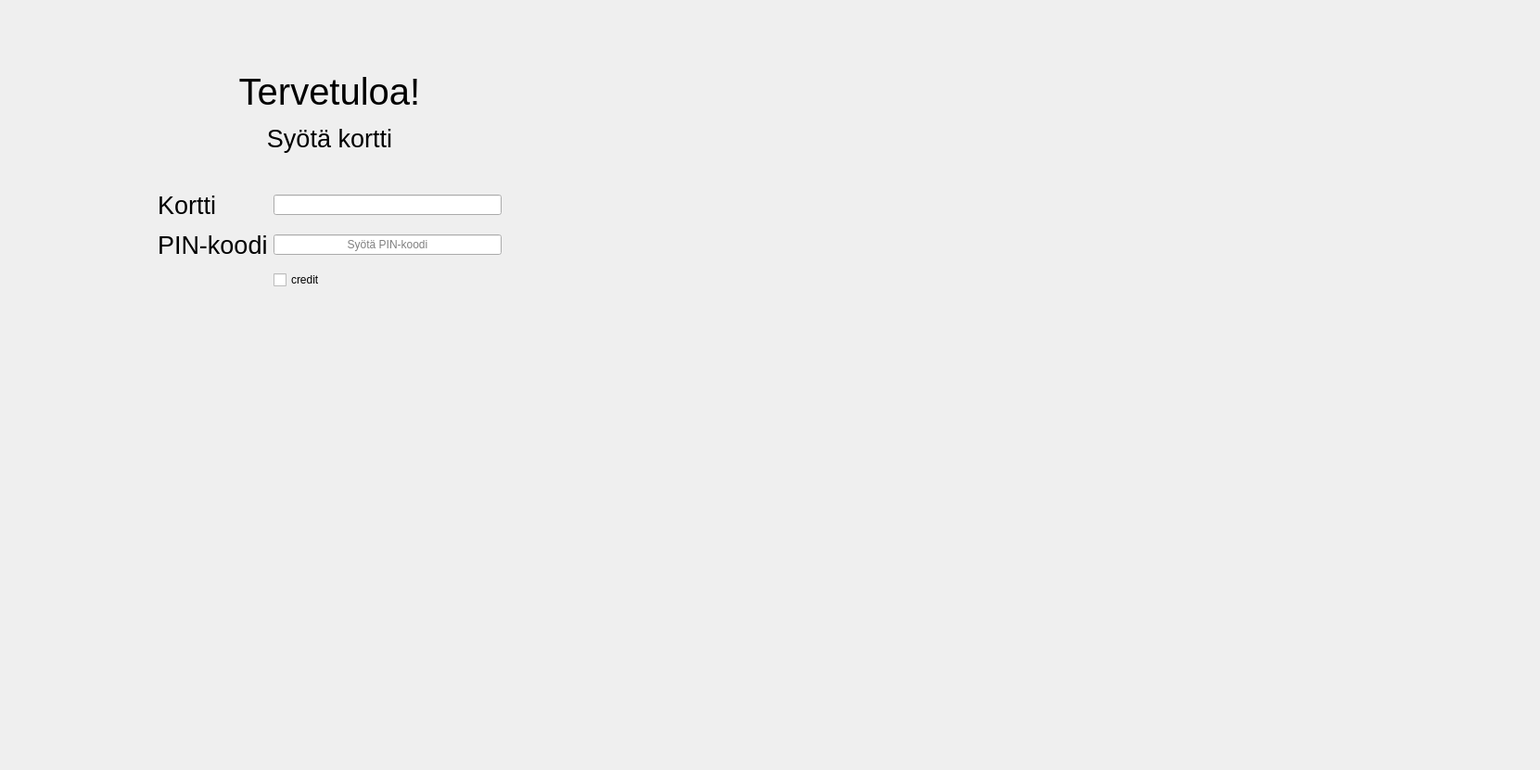
    <widget class="QWidget" name="stackLogin">
     <property name="minimumSize">
      <size>
       <width>1661</width>
       <height>831</height>
      </size>
     </property>
     <widget class="QWidget" name="gridLayoutWidget">
      <property name="geometry">
       <rect>
        <x>170</x>
        <y>200</y>
        <width>371</width>
        <height>121</height>
       </rect>
      </property>
      <layout class="QGridLayout" name="LayoutInsert">
       <item row="0" column="0">
        <widget class="QLabel" name="labelCardInfo">
         <property name="font">
          <font>
           <pointsize>20</pointsize>
          </font>
         </property>
         <property name="text">
          <string>Kortti</string>
         </property>
        </widget>
       </item>
       <item row="0" column="2">
        <widget class="QLineEdit" name="lineEditCardInfo">
         <property name="readOnly">
          <bool>true</bool>
         </property>
        </widget>
       </item>
       <item row="1" column="0">
        <widget class="QLabel" name="labelPinCode">
         <property name="font">
          <font>
           <pointsize>20</pointsize>
          </font>
         </property>
         <property name="text">
          <string>PIN-koodi</string>
         </property>
        </widget>
       </item>
       <item row="1" column="2">
        <widget class="QLineEdit" name="lineEditPinCode">
         <property name="autoFillBackground">
          <bool>false</bool>
         </property>
         <property name="maxLength">
          <number>4</number>
         </property>
         <property name="frame">
          <bool>true</bool>
         </property>
         <property name="echoMode">
          <enum>QLineEdit::Normal</enum>
         </property>
         <property name="alignment">
          <set>Qt::AlignCenter</set>
         </property>
         <property name="readOnly">
          <bool>true</bool>
         </property>
         <property name="placeholderText">
          <string>Syötä PIN-koodi</string>
         </property>
         <property name="clearButtonEnabled">
          <bool>false</bool>
         </property>
        </widget>
       </item>
       <item row="2" column="2">
        <widget class="QCheckBox" name="isCredit">
         <property name="text">
          <string>credit</string>
         </property>
        </widget>
       </item>
      </layout>
     </widget>
     <widget class="QWidget" name="verticalLayoutWidget_2">
      <property name="geometry">
       <rect>
        <x>170</x>
        <y>70</y>
        <width>371</width>
        <height>121</height>
       </rect>
      </property>
      <layout class="QVBoxLayout" name="LayoutWelcome">
       <item>
        <widget class="QLabel" name="labelWelcome">
         <property name="font">
          <font>
           <pointsize>30</pointsize>
          </font>
         </property>
         <property name="text">
          <string>Tervetuloa!</string>
         </property>
         <property name="alignment">
          <set>Qt::AlignCenter</set>
         </property>
        </widget>
       </item>
       <item>
        <widget class="QLabel" name="labelInsertCard">
         <property name="font">
          <font>
           <pointsize>20</pointsize>
          </font>
         </property>
         <property name="text">
          <string>Syötä kortti</string>
         </property>
         <property name="alignment">
          <set>Qt::AlignHCenter|Qt::AlignTop</set>
         </property>
        </widget>
       </item>
      </layout>
     </widget>
    </widget>
